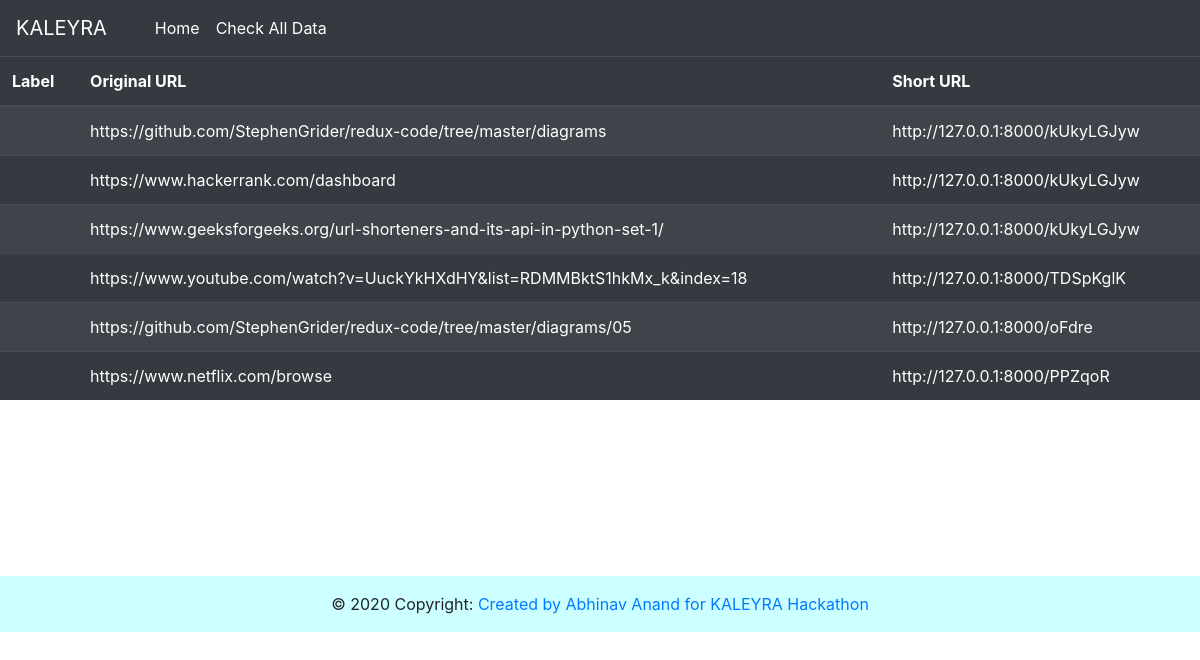
/showAll, run on an earlier commit of the app's database.
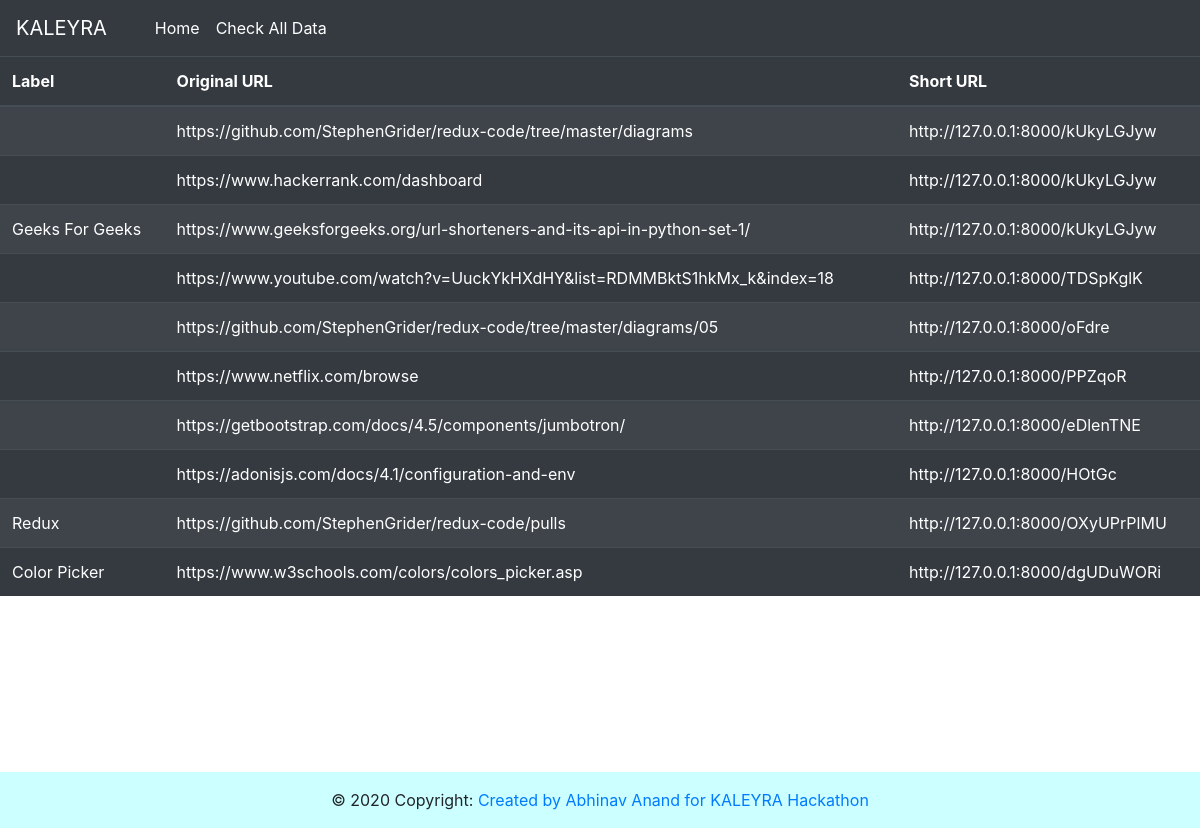
And on a later commit of the database.
### url/models.py (models this page shows, shortened)
class Shorturl(models.Model):
    sno = models.AutoField(primary_key = True)
    label = models.CharField(max_length=500)
    ori_url = models.CharField(max_length=500)
    uni_key = models.CharField(max_length=50, null=True)
    short_url = models.CharField(max_length=500)

### url/views.py (the view)
# urls.py: path('showAll',views.showAll,name='all'),
def showAll(request):
    all_Object = Shorturl.objects.all()
    context = {'all' : all_Object}
    return render(request,'./url/allUrls.html', context)

### templates/url/allUrls.html (shortened to what this page needs)
{% extends 'base.html' %}
{% block body %}
  <div style="width:100%%; overflow: scroll;">
    <table class="table table-striped table-dark">
  <thead>
    <tr>
      <th scope="col">Label</th>
      <th scope="col">Original URL</th>
      <th scope="col">Short URL</th>
    </tr>
  </thead>
  <tbody>
    {% for each in all %}
            <tr>
                <td>{{each.label}}</td>
                <td><a href='{{each.ori_url}}' style='color:white'>{{each.ori_url}}</a></td>
                <td><a href='{{each.short_url}}' style='color:white'>{{each.short_url}}</a></td>
            </tr>
    {% endfor %}
  </tbody>
</table>
</div>
<br><br><br><br><br><br>
{% endblock body %}

### templates/base.html (shortened to what this page needs)
<!DOCTYPE html>
<html lang="en">
    <head>
        <link
            rel="stylesheet"
            href="https://stackpath.bootstrapcdn.com/bootstrap/4.5.2/css/bootstrap.min.css"
        />
    </head>
    <body>
        <nav class="navbar navbar-expand-lg navbar-dark bg-dark">
            <a class="navbar-brand" href="/">KALEYRA</a>
            <div class="collapse navbar-collapse mx-4" id="navbarSupportedContent">
                <ul class="navbar-nav mr-auto">
                <li class="nav-item active">
                    <a class="nav-link" href="/">Home <span class="sr-only">(current)</span></a>
                </li>
                <li class="nav-item active">
                    <a class="nav-link" href="/showAll">Check All Data <span class="sr-only">(current)</span></a>
                </li>
                </ul>
            </div>
            </nav>
        {% block body %}{% endblock body %}
        <footer class="page-footer font-small blue mt-3" style="background-color : #ccffff;">
            <div class="footer-copyright text-center py-3">© 2020 Copyright:
                <a href="http://bloggify.pythonanywhere.com/about"> Created by Abhinav Anand for KALEYRA Hackathon </a>
            </div>
        </footer>
    </body>
</html>

What changed in the data, as far as the page shows it:
changed Shorturl "https://www.geeksforgeeks.org/url-shorteners-and-its-api-in-python-set-1/": label (not shown) → "Geeks For Geeks"
added Shorturl: ori_url "https://getbootstrap.com/docs/4.5/components/jumbotron/", short_url "http://127.0.0.1:8000/eDlenTNE"
added Shorturl: ori_url "https://adonisjs.com/docs/4.1/configuration-and-env", short_url "http://127.0.0.1:8000/HOtGc"
added Shorturl: label "Redux", ori_url "https://github.com/StephenGrider/redux-code/pulls", short_url "http://127.0.0.1:8000/OXyUPrPlMU"
added Shorturl: label "Color Picker", ori_url "https://www.w3schools.com/colors/colors_picker.asp", short_url "http://127.0.0.1:8000/dgUDuWORi"
